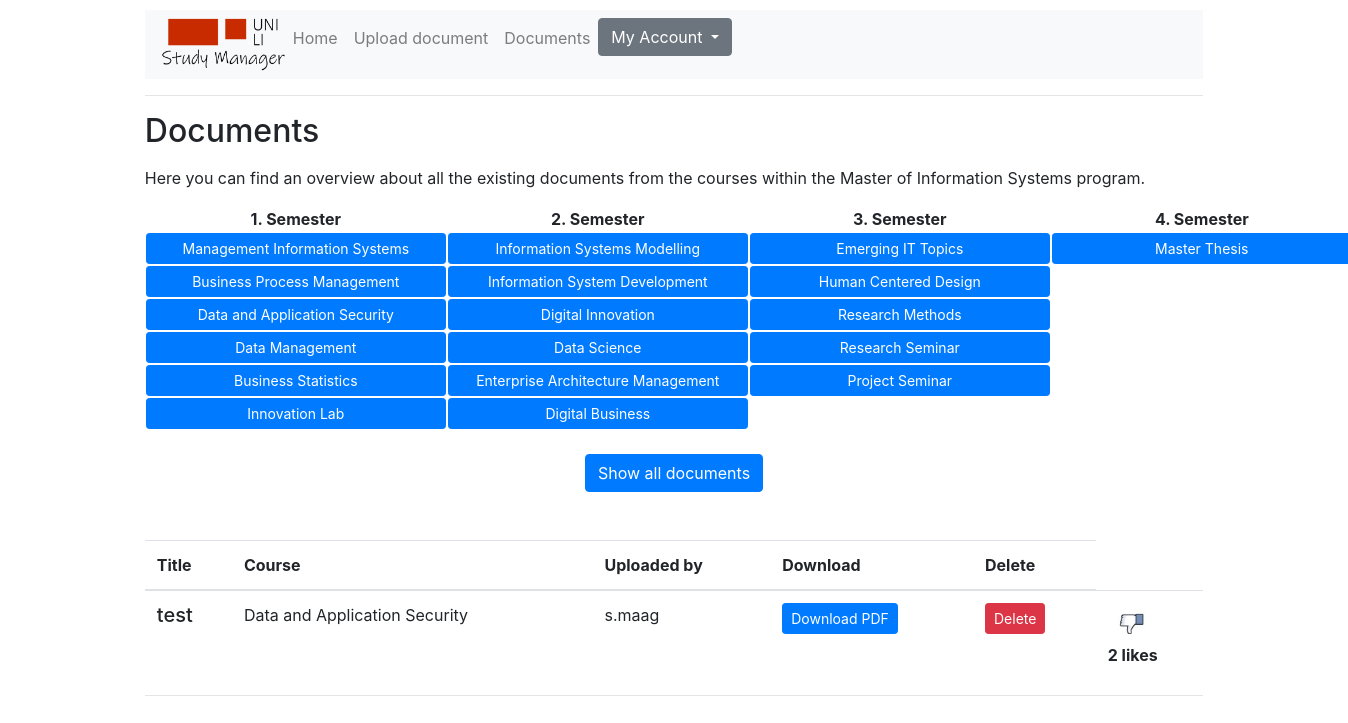
Before: /documents/data_and_application_security/ (signed in) with the older database file.
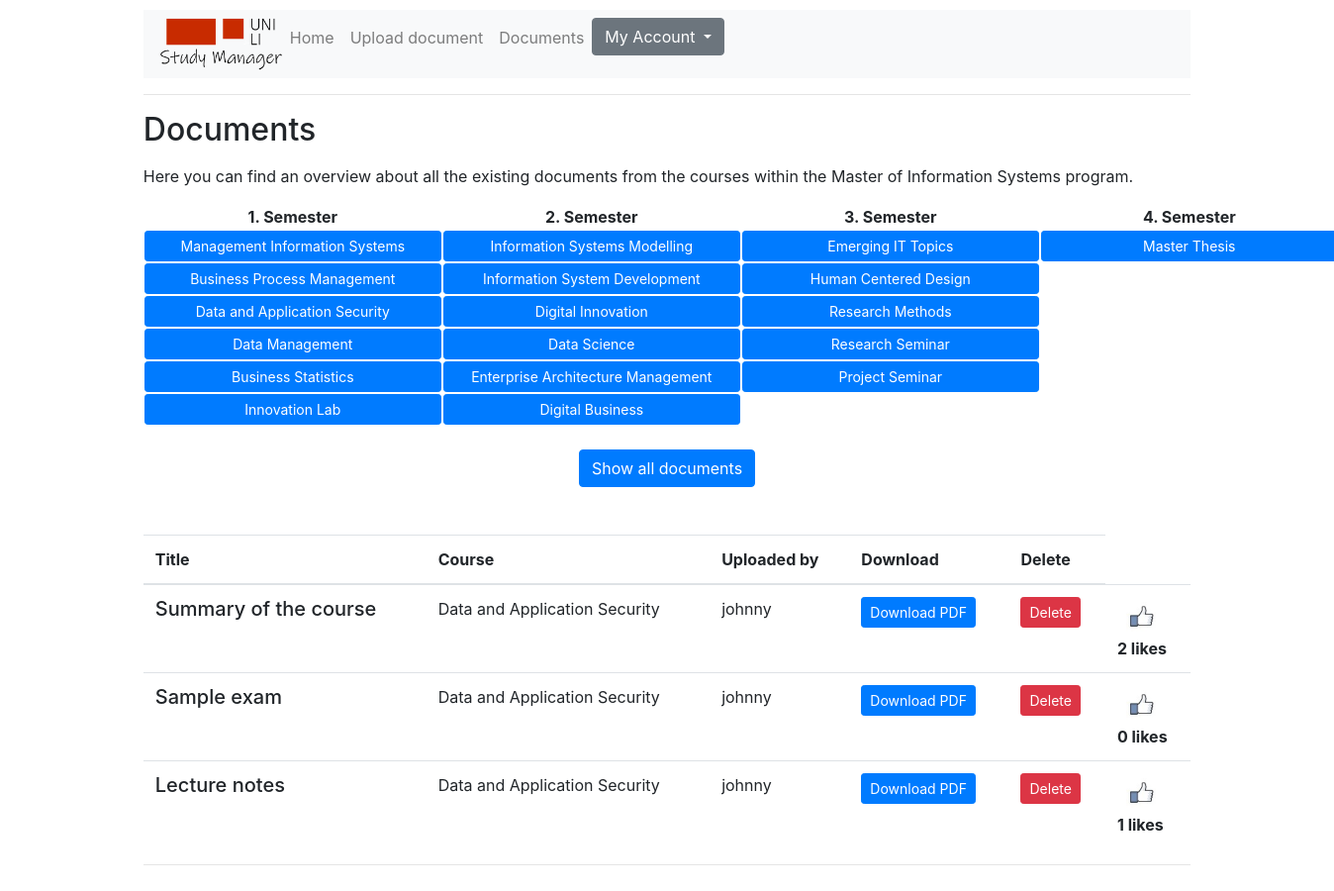
After: the same page with the newer database file.
### documents/models.py (models this page shows, shortened)
class MIS_Document(models.Model):
    courses = (
        ('ISD', 'Information System Development'),
        ('EAM', 'Enterprise Architecture Management'),
        ('MIS', 'Management Information Systems'),
        ('BPM', 'Business Process Management'),
        ('DAS', 'Data and Application Security'),
        ('DM', 'Data Management'),
        ('BS', 'Business Statistics'),
        ('IL', 'Innovation Lab'),
        ('ISM', 'Information Systems Modelling'),
        ('DI', 'Digital Innovation'),
        ('DS', 'Data Science'),
        ('DB', 'Digital Business'),
        ('EIT', 'Emerging IT Topics'),
        ('HCD', 'Human Centered Design'),
        ('RM', 'Research Methods'),
        ('RS', 'Research Seminar'),
        ('PS', 'Project Seminar'),
        ('MT', 'Master Thesis'),
    )
    def location(instance, filename):
        return os.path.join(instance.course, filename)
    title = models.CharField(max_length=100)
    course = models.CharField(max_length=3, choices=courses)
    pdf = models.FileField(upload_to=location)
    author = models.ForeignKey(User, on_delete=models.CASCADE)
    liked = models.ManyToManyField(User, default=None, blank=True, related_name='liked')

### documents/views.py (the view)
# urls.py: path('documents/data_and_application_security/', views.DASdocs),
def DASdocs(request):
    doc = MIS_Document.objects.filter(course='DAS')
    return render(request, 'documents/documents.html', {'Document': doc})

### documents/templates/documents/documents.html (shortened to what this page needs)
{% extends 'base.html' %}
{% load static %}
{% block mainContent %}
{% if user.is_authenticated %}
<h2>Documents</h2>
<p>Here you can find an overview about all the existing documents from the courses within the Master of Information Systems program.<br></p>
<div id="course_btn">
    <table style="border:10;" align="center">
        <thead>
            <tr style="text-align:center;">
                <th>1. Semester</th>
                <th>2. Semester</th>
                <th>3. Semester</th>
                <th>4. Semester</th>
            </tr>
        </thead>
        <tbody style="text-align:center;">
            <tr>
                <td>
                    <a href="/documents/management_information_systems" class="btn btn-primary btn-sm" style="width: 300px;">Management Information Systems</a>
                </td>
                <td>
                    <a href="/documents/information_systems_modelling/" class="btn btn-primary btn-sm" style="width: 300px;">Information Systems Modelling</a>
                </td>
                <td>
                    <a href="/documents/emerging_it_topics/" class="btn btn-primary btn-sm" style="width: 300px;">Emerging IT Topics</a>
                </td>
                <td>
                    <a href="/documents/master_thesis/" class="btn btn-primary btn-sm" style="width: 300px;">Master Thesis</a>
                </td>
            </tr>
            <tr>
                <td>
                    <a href="/documents/business_process_management/" class="btn btn-primary btn-sm" style="width: 300px;">Business Process Management</a>
                </td>
                <td>
                    <a href="/documents/information_systems_development/" class="btn btn-primary btn-sm" style="width: 300px;">Information System Development</a>
                </td>
                <td>
                    <a href="/documents/human_centered_design/" class="btn btn-primary btn-sm" style="width: 300px;">Human Centered Design</a>
                </td>
            </tr>
            <tr>
                <td>
                    <a href="/documents/data_and_application_security/" class="btn btn-primary btn-sm" style="width: 300px;">Data and Application Security</a>
                </td>
                <td>
                    <a href="/documents/digital_innovation/" class="btn btn-primary btn-sm" style="width: 300px;">Digital Innovation</a>
                </td>
                <td>
                    <a href="/documents/research_methods/" class="btn btn-primary btn-sm" style="width: 300px;">Research Methods</a>
                </td>
            </tr>
            <tr>
                <td>
                    <a href="/documents/data_management/" class="btn btn-primary btn-sm" style="width: 300px;">Data Management</a>
                </td>
                <td>
                    <a href="/documents/data_science/" class="btn btn-primary btn-sm" style="width: 300px;">Data Science</a>
                </td>
                <td>
                    <a href="/documents/research_seminar/" class="btn btn-primary btn-sm" style="width: 300px;">Research Seminar</a>
                </td>
            </tr>
            <tr>
                <td>
                    <a href="/documents/business_statistics/" class="btn btn-primary btn-sm" style="width: 300px;">Business Statistics</a>
                </td>
                <td>
                    <a href="/documents/enterprise_architecture_management/" class="btn btn-primary btn-sm" style="width: 300px;">Enterprise Architecture Management</a>
                </td>
                <td>
                    <a href="/documents/project_seminar/" class="btn btn-primary btn-sm" style="width: 300px;">Project Seminar</a>
                </td>
            </tr>
            <tr>
                <td>
                    <a href="/documents/innovation_lab/" class="btn btn-primary btn-sm" style="width: 300px;">Innovation Lab</a>
                </td>
                <td>
                    <a href="/documents/digital_business/" class="btn btn-primary btn-sm" style="width: 300px;">Digital Business</a>
                </td>
            </tr>
        </tbody>
    </table>
    <br>
    <div class="text-center"><a href="/documents" class="btn btn-primary">Show all documents</a></div>
</div>
<br><br>
    <table class="table mb-0">
        <thead>
            <tr>
                <th>Title</th>
                <th>Course</th>
                <th>Uploaded by</th>
                <th>Download</th>
                <th>Delete</th>
            </tr>
        </thead>
        <tbody>
            {% for MIS_Document in Document %}
            <tr>
                <td><h5>{{ MIS_Document.title }}</h5></td>
                <td>{{ MIS_Document.get_course_display }}</td>
                <td> {{ MIS_Document.author }} </td>
                <td>
                    <a href="{{ MIS_Document.pdf.url }}" class="btn btn-primary btn-sm" target="_blank">
                        Download PDF
                    </a>
                </td>
                <td>
                    <form method="post" action="{% url 'deletedoc' MIS_Document.pk %}">
                      <button type="submit" class="btn btn-danger btn-sm">Delete</button>
                    </form>
                </td>
                <td>
                    <form action="{% url 'like-document' %}" method="POST" class="ui form">
                        {% if user not in MIS_Document.liked.all %}
                            <button class="btn btn-sm" type="submit"><img src="{% static 'pictures/like.jpg' %}" alt="Like-button" width=30></button>
                        {% else %}
                            <button class="btn btn-sm" type="submit"><img src="{% static 'pictures/unlike.jpg' %}" alt="Unlike-button" width=30></button>
                        {% endif %}
                    </form>
                    <strong> {{ MIS_Document.liked.all.count }} likes</strong>
                </td>
            </tr>
            {% endfor %}
        </tbody>
    </table>
{% else %}
  <p>Hi! You are not logged in. To see the uploaded documents you have to <a href="{% url 'login' %}">Login</a> here.</p>
  <p>New User? <a href="{% url 'signup' %}">Register</a> here.</p>
{% endif %}
{% endblock %}

### templates/base.html (shortened to what this page needs)
<!DOCTYPE html>
<html lang="en">
 <head>
     <link rel="stylesheet" href="https://stackpath.bootstrapcdn.com/bootstrap/4.4.1/css/bootstrap.min.css">
     {% load static %}
     <link rel="stylesheet" type="text/css" href="{% static 'css/bootstrap.css' %}">
  </head>
<body>
    {% include 'nav_bar.html' %}
    <hr>
    {% block mainContent %}
    {% endblock %}
    <hr>
</body>
</html>

### templates/nav_bar.html (shortened to what this page needs)
{% load static %}
<link rel="stylesheet" type="text/css" href="{% static 'css/bootstrap.css' %}">
<nav class="navbar navbar-expand-lg navbar-light bg-light">
    <ul class="navbar-nav mr-auto">
        <li><a href="/"><img src="{% static 'logo/LogoStudyManager.png' %}" width="124"></a></li>
        <li class="nav-item"><a class="nav-link" href="/">Home</a></li>
        <li class="nav-item"><a class="nav-link" href="/upload">Upload document</a></li>
        <li class="nav-item"><a class="nav-link" href="/documents">Documents</a></li>
{% if user.is_authenticated %}
        <div class="dropdown">
           <button class="btn btn-secondary dropdown-toggle" type="button" id="dropdownMenuButton" data-toggle="dropdown" aria-haspopup="true" aria-expanded="false">
                My Account
           </button>
        </div>
    </ul>
</nav>
{% else %}
        <li class="nav-item"><a class="nav-link" href="/registration/">Register</a></li>
    </ul>
</nav>
{% endif %}

Changed rows visible on the page:
removed MIS_Document: title "test", course "Data and Application Security", author "s.maag", liked.all.count "2"
added MIS_Document: title "Summary of the course", course "Data and Application Security", author "johnny", liked.all.count "2"
added MIS_Document: title "Sample exam", course "Data and Application Security", author "johnny", liked.all.count "0"
added MIS_Document: title "Lecture notes", course "Data and Application Security", author "johnny", liked.all.count "1"
